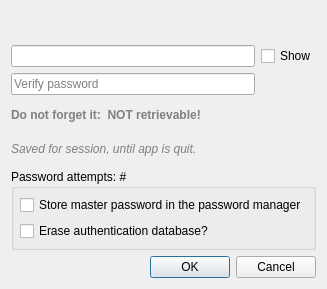
<?xml version="1.0" encoding="UTF-8"?>
<ui version="4.0">
 <class>QgsCredentialDialog</class>
 <widget class="QDialog" name="QgsCredentialDialog">
  <property name="geometry">
   <rect>
    <x>0</x>
    <y>0</y>
    <width>278</width>
    <height>289</height>
   </rect>
  </property>
  <property name="windowTitle">
   <string>Enter Credentials</string>
  </property>
  <layout class="QFormLayout" name="formLayout">
   <property name="fieldGrowthPolicy">
    <enum>QFormLayout::ExpandingFieldsGrow</enum>
   </property>
   <item row="3" column="0" colspan="2">
    <widget class="QDialogButtonBox" name="buttonBox">
     <property name="orientation">
      <enum>Qt::Horizontal</enum>
     </property>
     <property name="standardButtons">
      <set>QDialogButtonBox::Cancel|QDialogButtonBox::Ok</set>
     </property>
    </widget>
   </item>
   <item row="1" column="0" colspan="2">
    <widget class="QStackedWidget" name="stackedWidget">
     <property name="currentIndex">
      <number>1</number>
     </property>
     <widget class="QWidget" name="page">
      <layout class="QFormLayout" name="formLayout_2">
       <property name="fieldGrowthPolicy">
        <enum>QFormLayout::ExpandingFieldsGrow</enum>
       </property>
       <property name="leftMargin">
        <number>0</number>
       </property>
       <property name="topMargin">
        <number>0</number>
       </property>
       <property name="rightMargin">
        <number>0</number>
       </property>
       <property name="bottomMargin">
        <number>0</number>
       </property>
       <item row="0" column="0">
        <widget class="QLabel" name="label_3">
         <property name="text">
          <string>Realm</string>
         </property>
        </widget>
       </item>
       <item row="0" column="1">
        <widget class="QLabel" name="labelRealm">
         <property name="text">
          <string>TextLabel</string>
         </property>
        </widget>
       </item>
       <item row="1" column="0">
        <widget class="QLabel" name="label">
         <property name="text">
          <string>Username</string>
         </property>
        </widget>
       </item>
       <item row="1" column="1">
        <widget class="QLineEdit" name="leUsername"/>
       </item>
       <item row="2" column="0">
        <widget class="QLabel" name="label_2">
         <property name="text">
          <string>Password</string>
         </property>
        </widget>
       </item>
       <item row="2" column="1">
        <widget class="QLineEdit" name="lePassword">
         <property name="echoMode">
          <enum>QLineEdit::Password</enum>
         </property>
        </widget>
       </item>
       <item row="3" column="0" colspan="2">
        <widget class="QLabel" name="labelMessage">
         <property name="text">
          <string>TextLabel</string>
         </property>
        </widget>
       </item>
      </layout>
     </widget>
     <widget class="QWidget" name="page_2">
      <layout class="QVBoxLayout" name="verticalLayout">
       <property name="leftMargin">
        <number>0</number>
       </property>
       <property name="topMargin">
        <number>0</number>
       </property>
       <property name="rightMargin">
        <number>0</number>
       </property>
       <property name="bottomMargin">
        <number>0</number>
       </property>
       <item>
        <widget class="QLabel" name="lblPasswordTitle">
         <property name="styleSheet">
          <string notr="true">QLabel{ font-weight: bold; }s</string>
         </property>
         <property name="text">
          <string/>
         </property>
        </widget>
       </item>
       <item>
        <layout class="QGridLayout" name="gridLayout">
         <item row="0" column="0">
          <widget class="QLineEdit" name="leMasterPass">
           <property name="echoMode">
            <enum>QLineEdit::Password</enum>
           </property>
          </widget>
         </item>
         <item row="0" column="1">
          <widget class="QCheckBox" name="chkMasterPassShow">
           <property name="sizePolicy">
            <sizepolicy hsizetype="Maximum" vsizetype="Fixed">
             <horstretch>0</horstretch>
             <verstretch>0</verstretch>
            </sizepolicy>
           </property>
           <property name="text">
            <string>Show</string>
           </property>
          </widget>
         </item>
         <item row="1" column="0">
          <widget class="QLineEdit" name="leMasterPassVerify">
           <property name="echoMode">
            <enum>QLineEdit::Password</enum>
           </property>
           <property name="placeholderText">
            <string>Verify password</string>
           </property>
          </widget>
         </item>
        </layout>
       </item>
       <item>
        <widget class="QLabel" name="lblDontForget">
         <property name="styleSheet">
          <string notr="true">QLabel {
color: rgb(128, 128, 128);
font-weight: bold;
}</string>
         </property>
         <property name="text">
          <string>Do not forget it:  NOT retrievable!</string>
         </property>
         <property name="wordWrap">
          <bool>true</bool>
         </property>
        </widget>
       </item>
       <item>
        <widget class="QLabel" name="lblSavedForSession">
         <property name="styleSheet">
          <string notr="true">QLabel {
color: rgb(128, 128, 128);
font-style: italic;
}</string>
         </property>
         <property name="text">
          <string>Saved for session, until app is quit.</string>
         </property>
         <property name="wordWrap">
          <bool>true</bool>
         </property>
        </widget>
       </item>
       <item>
        <widget class="QGroupBox" name="grpbxPassAttempts">
         <property name="title">
          <string>Password attempts: #</string>
         </property>
         <layout class="QVBoxLayout" name="verticalLayout_2">
          <property name="leftMargin">
           <number>6</number>
          </property>
          <property name="topMargin">
           <number>6</number>
          </property>
          <property name="rightMargin">
           <number>6</number>
          </property>
          <property name="bottomMargin">
           <number>6</number>
          </property>
          <item>
           <widget class="QCheckBox" name="chkbxUsePasswordHelper">
            <property name="text">
             <string>Store master password in the password manager</string>
            </property>
           </widget>
          </item>
          <item>
           <widget class="QCheckBox" name="chkbxEraseAuthDb">
            <property name="text">
             <string>Erase authentication database?</string>
            </property>
           </widget>
          </item>
         </layout>
        </widget>
       </item>
      </layout>
     </widget>
    </widget>
   </item>
  </layout>
 </widget>
 <tabstops>
  <tabstop>leUsername</tabstop>
  <tabstop>lePassword</tabstop>
  <tabstop>leMasterPass</tabstop>
  <tabstop>leMasterPassVerify</tabstop>
  <tabstop>chkMasterPassShow</tabstop>
  <tabstop>chkbxEraseAuthDb</tabstop>
 </tabstops>
 <resources/>
 <connections>
  <connection>
   <sender>buttonBox</sender>
   <signal>accepted()</signal>
   <receiver>QgsCredentialDialog</receiver>
   <slot>accept()</slot>
   <hints>
    <hint type="sourcelabel">
     <x>248</x>
     <y>254</y>
    </hint>
    <hint type="destinationlabel">
     <x>157</x>
     <y>274</y>
    </hint>
   </hints>
  </connection>
  <connection>
   <sender>buttonBox</sender>
   <signal>rejected()</signal>
   <receiver>QgsCredentialDialog</receiver>
   <slot>reject()</slot>
   <hints>
    <hint type="sourcelabel">
     <x>316</x>
     <y>260</y>
    </hint>
    <hint type="destinationlabel">
     <x>286</x>
     <y>274</y>
    </hint>
   </hints>
  </connection>
 </connections>
</ui>
